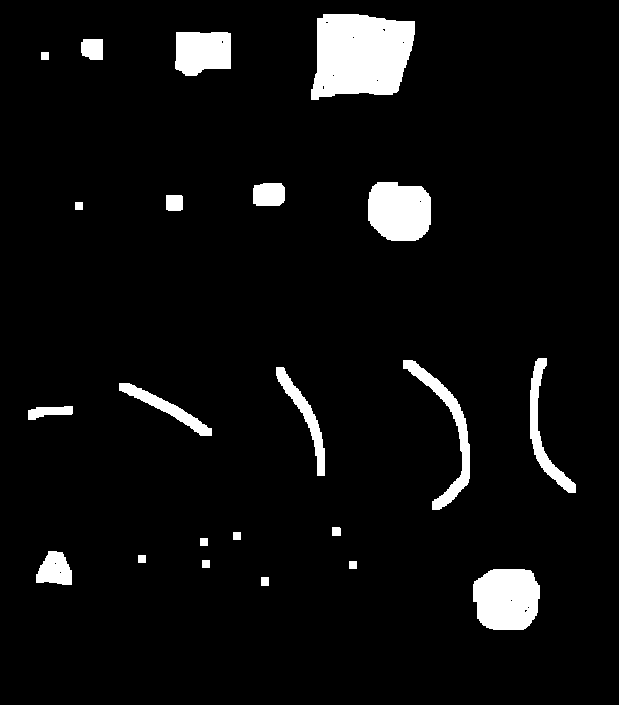
#> input picture get_error/demo.PNG, 619 x 705 px
$ python get_error.py   (older library calls are emulated)
#> lines starting #> are read from the running program, lines starting #| are printed output that depends on the picture; after the words box and inside, x2 and y2 are one past the last pixel; in counts of white or black regions, pixels touching at a corner belong together
import cv2
im = cv2.imread('demo.PNG')
#> im is the input picture: shape (705, 619, 3); values 34 (black) and 255 (white), 5.7% white; 22 white regions, largest, box (x1, y1, x2, y2) and area: (311, 14, 415, 100) 7205, (473, 569, 540, 630) 3503, (368, 182, 431, 241) 3180
imgray = cv2.cvtColor(im, cv2.COLOR_BGR2GRAY)
ret, thresh = cv2.threshold(imgray, 127, 255, 0)
#> thresh: shape (705, 619); 5.7% white; 22 white regions
im2, contours, hierarchy = cv2.findContours(thresh, cv2.RETR_TREE, cv2.CHAIN_APPROX_SIMPLE)
#> contours = 36 contours, 14 with area under 20; largest, box (x1, y1, x2, y2) and area: (311, 14, 415, 100) 7044, (473, 569, 540, 630) 3399, (368, 182, 431, 241) 3078, (175, 32, 231, 76) 2066, (403, 360, 470, 510) 1728
cv2.drawContours(im, contours, -1, (0, 0, 255), 3)
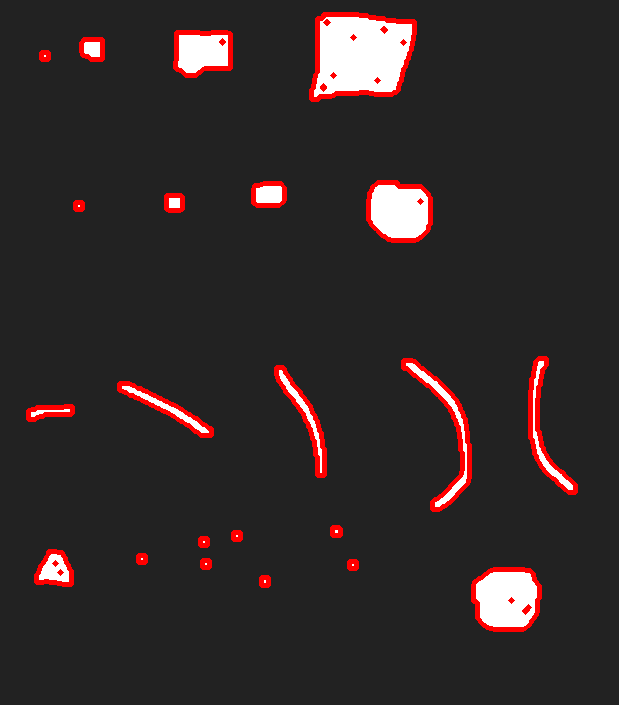
#> im: shape (705, 619, 3); 3.17% of pixels changed, all inside (x1, y1, x2, y2) = (26, 12, 578, 632)
for i in contours:
    print(cv2.contourArea(i))
    x, y, w, h = cv2.boundingRect(i)
    cv2.rectangle(im, (x, y), (x + w, y + h), (0, 255, 0), 2)
#> this loop made 36 passes
#> (x, y, w, h) on passes 2, 3, 9, 14, 15, 16, 17, 18, 19, 21, 22, 23: (473, 569, 67, 61), (524, 609, 4, 4), (36, 551, 36, 34), (332, 527, 9, 9), (28, 406, 45, 14), (119, 383, 93, 53), (276, 367, 49, 109), (403, 360, 67, 150), (530, 358, 46, 135), (166, 195, 17, 16), (253, 183, 32, 23), (368, 182, 63, 59)
#> (i, x, y, w, h) on passes 1, 4, 5, 6, 7, 8: ([[261, 577], [261, 585], [268, 585], [268, 577]], 261, 577, 8, 9), ([[527, 607], [528, 606], [529, 607], [528, 608]], 527, 606, 3, 3), ([[510, 600], [511, 599], [512, 600], [511, 601]], 510, 599, 3, 3), ([[349, 561], [349, 568], [356, 568], [356, 561]], 349, 561, 8, 8), ([[202, 560], [202, 567], [209, 567], [209, 560]], 202, 560, 8, 8), ([[138, 555], [138, 562], [145, 562], [145, 555]], 138, 555, 8, 8)
#| 56.0
#| 3399.0
#| 5.5
#| 2.0
#| 2.0
#| 49.0
#| 49.0
#| 49.0
#> (further printed lines are left out)
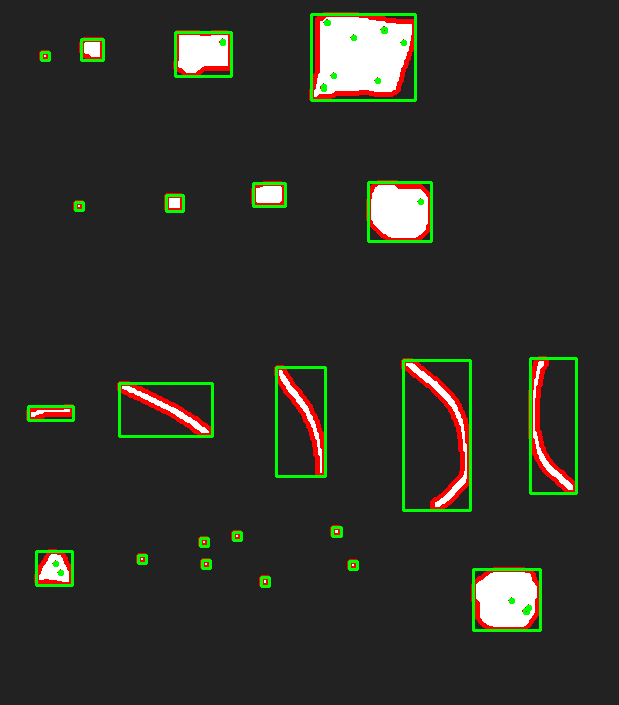
#> im: shape (705, 619, 3); 2.36% of pixels changed, all inside (x1, y1, x2, y2) = (27, 13, 578, 632)
cv2.imshow("img", im)
cv2.waitKey(0)
